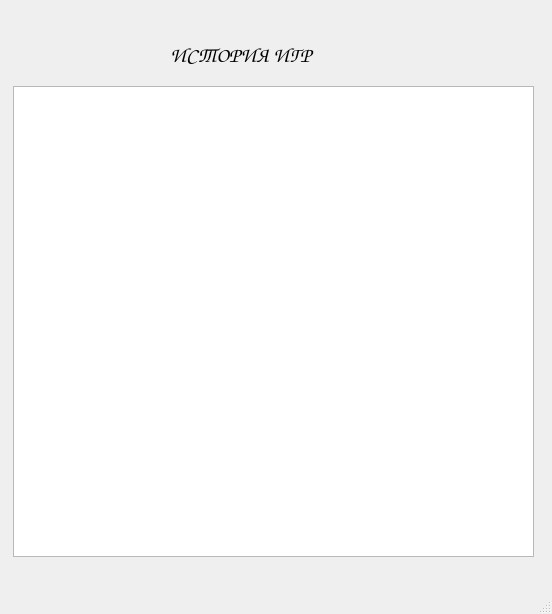
<?xml version="1.0" encoding="UTF-8"?>
<ui version="4.0">
 <class>HistotyWindow</class>
 <widget class="QMainWindow" name="HistotyWindow">
  <property name="geometry">
   <rect>
    <x>0</x>
    <y>0</y>
    <width>552</width>
    <height>614</height>
   </rect>
  </property>
  <property name="windowTitle">
   <string>ClickMe</string>
  </property>
  <widget class="QWidget" name="centralwidget">
   <widget class="QLabel" name="label">
    <property name="geometry">
     <rect>
      <x>-430</x>
      <y>-270</y>
      <width>1071</width>
      <height>571</height>
     </rect>
    </property>
    <property name="text">
     <string/>
    </property>
    <property name="pixmap">
     <pixmap>../1.jpg</pixmap>
    </property>
   </widget>
   <widget class="QLabel" name="label_2">
    <property name="geometry">
     <rect>
      <x>170</x>
      <y>30</y>
      <width>191</width>
      <height>51</height>
     </rect>
    </property>
    <property name="font">
     <font>
      <family>Comic Sans MS</family>
      <pointsize>16</pointsize>
     </font>
    </property>
    <property name="text">
     <string>ИСТОРИЯ ИГР</string>
    </property>
   </widget>
   <widget class="QPlainTextEdit" name="text_edit">
    <property name="geometry">
     <rect>
      <x>13</x>
      <y>86</y>
      <width>521</width>
      <height>471</height>
     </rect>
    </property>
   </widget>
  </widget>
  <widget class="QMenuBar" name="menubar">
   <property name="geometry">
    <rect>
     <x>0</x>
     <y>0</y>
     <width>552</width>
     <height>26</height>
    </rect>
   </property>
  </widget>
  <widget class="QStatusBar" name="statusbar"/>
 </widget>
 <resources/>
 <connections/>
</ui>
